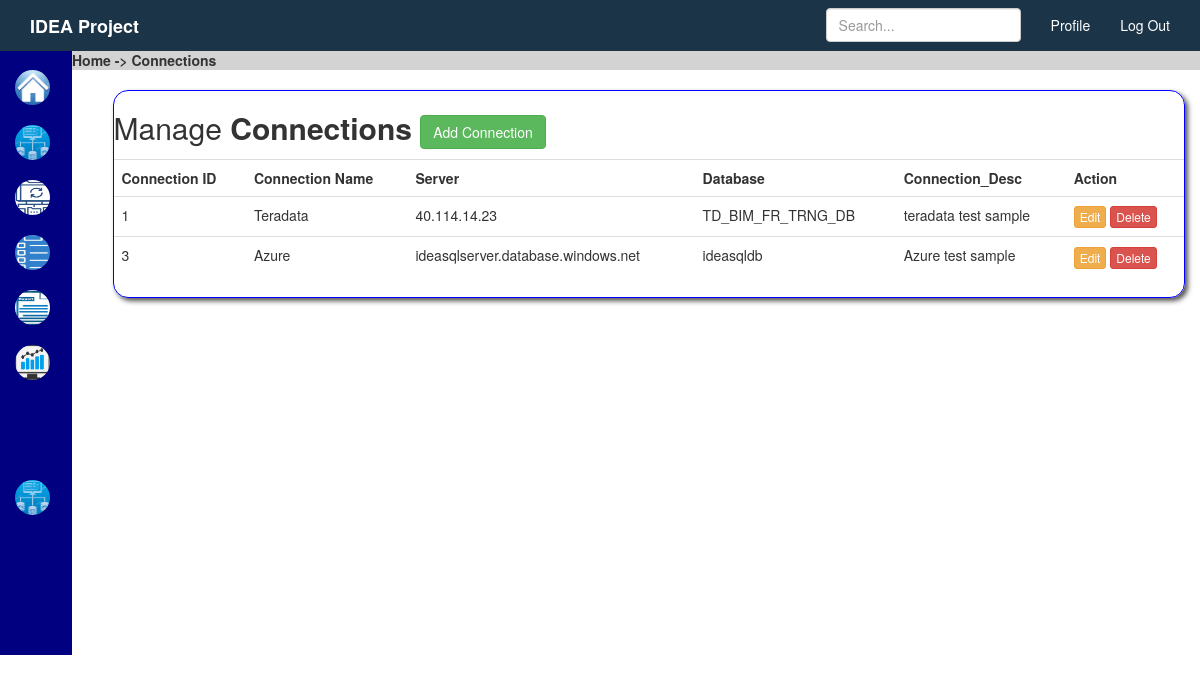
/Index (signed in), run on the app's committed database.
### app.py (models this page shows, shortened)
class QAConnection(db.Model):
    __tablename__ = "QAConnection"
    __table_args__ = {'extend_existing': True}
    Connection_ID = db.Column(db.Integer, primary_key=True)
    Connection_Name = db.Column(db.String(100))
    Server = db.Column(db.String(500))
    Username = db.Column(db.String(100))
    Password = db.Column(db.String(100))
    Database = db.Column(db.String(100))
    Connection_Desc = db.Column(db.String(100))

### app.py (the view)
@app.route('/Index')
@login_required
def Index():
    all_data = QAConnection.query.all()
    return render_template("connections.html", connections=all_data)

### app.py (called while the page is built)
@login_manager.user_loader
def load_user(user_id):
    return User.query.get(int(user_id))

### templates/connections.html (shortened to what this page needs)
{% extends "bootstrap/base.html" %}
{% block styles %}
{{super()}}
{% endblock %}
{% block content %}
<nav class="navbar navbar-fixed-top" style="background-color: #1c3448">
    <div class="container">
        <div class="col-md-offset-1 navbar-header" >
            <a class="navbar-brand" href="#" style="color: white;"><b>IDEA Project</b></a>
        </div>
        <div class="collapse navbar-collapse" id="navbar" >
            <ul class="nav navbar-nav navbar-right">
                <li><a href="" style="color: white;">Profile</a></li>
                <li><a href="{{ url_for('logout') }}" style="color: white;">Log Out</a></li>
            </ul>
            <form class="navbar-form navbar-right">
                <input class="form-control" placeholder="Search..." type="text">
            </form>
        </div>
    </div>
</nav>
<div  style="height:100%">
    <nav id="sidebar" style=" background-color: #000080; width:6%" class="col-sm-1" >
        <br>
         <a href="{{ url_for('dashboard') }}"><img src="static/img/home.PNG" style="border-radius: 50%;" title="Home"  alt="Home" width="35" height="35"></a>
        <br><br>
        <a href="{{ url_for('Index') }}"><img src="static/img/dbcon.PNG" style="border-radius: 50%;" title="Create Database Connection"  alt="Create Database Connection" width="35" height="35"></a>
         <br><br>
        <a href="{{ url_for('testcasegroup') }}"><img src="static/img/tcg.PNG" style="border-radius: 50%;" title="Create Test Case Group" alt="Create Test Case Group" width="35" height="35"></a>
         <br><br>
        <a href="{{ url_for('comparision') }}"><img src="static/img/tc.PNG"  style="border-radius: 50%;" title="Create Test Case" alt="Create Test Case" width="35" height="35"></a>
         <br><br>
        <a href="{{ url_for('results') }}"><img src="static/img/report.PNG" style="border-radius: 50%;" title="Execute and View Report" alt="Execute and View Report" width="35" height="35"></a>
         <br><br>
        <a href="{{ url_for('graphics') }}"><img src="static/img/graph.PNG" style="border-radius: 50%;" title="Graphical Report" alt="Graphical Report" width="35" height="35"></a>
         <br><br><br><br><br><br>
        <a href=""><img src="static/img/dbcon.PNG" style="border-radius: 50%;" title="Help"  alt="Help" width="35" height="35"></a>
            <br><br>
        <br><br>
       <br><br>
     <br><br>
    </nav>
</div>
<div  style="background-color:  #d3d3d3;"><b>Home -> Connections </b></div>
<br>
<div class="container">
    <div class="row">
        <div class="col-md-offset-1 col md-12" style="border:thin solid blue; border-radius: 15px; box-shadow: 3px 3px 5px #535353;>
            <div class="jumbotron p-3">
                <h2>Manage <b>Connections</b>
                    <button class="btn btn-success float-right" data-target="#mymodal"
                            data-toggle="modal" type="button">Add Connection
                    </button>
                </h2>
                <table  class="table table-hover table-dark">
                    <tr>
                        <th>Connection ID</th>
                        <th>Connection Name</th>
                        <th>Server</th>
                        <th>Database</th>
                        <th>Connection_Desc</th>
                        <th>Action</th>
                    </tr>
                    {% for row in connections %}
                    <tr>
                        <td>{{row.Connection_ID}}</td>
                        <td>{{row.Connection_Name}}</td>
                        <td>{{row.Server}}</td>
                        <td>{{row.Database}}</td>
                        <td>{{row.Connection_Desc}}</td>
                        <td>
                            <a class="btn btn-warning btn-xs" data-target="#modaledit{{row.id}}" data-toggle="modal"
                               href="/update/{{row.Connection_ID}}">Edit</a>
                            <a class="btn btn-danger btn-xs" href="/delete/{{row.Connection_ID}}"
                               onclick="return confirm('Are You Sure To Delete ?')">Delete</a>
                        </td>
                    </tr>
                    {% endfor %}
                </table>
            </div>
        </div>
    </div>
{% endblock %}

### templates/connections.html (style rules this page uses)
body { padding-top: 50px; background-image:url('static/img/bk35.jpg'); background-size: cover; }

### data on the page
QAConnection: Connection_ID "1", Connection_Name "Teradata", Server "40.114.14.23", Database "TD_BIM_FR_TRNG_DB", Connection_Desc "teradata test sample"
QAConnection: Connection_ID "3", Connection_Name "Azure", Server "ideasqlserver.database.windows.net", Database "ideasqldb", Connection_Desc "Azure test sample"
